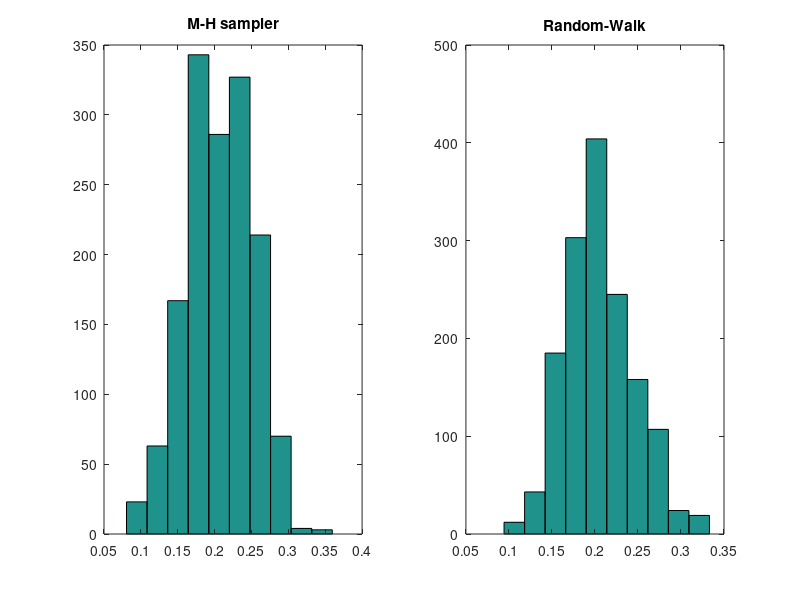

MATLAB code to generate this figure:
%STAT572_HW11_IC.m
%Adam Vaccaro
%Purpose:
%1. Generate hypothesized sample of size 100 from Bernoulli(0.2)
%2. Use a M-H sampler to generate MC of size 2000 whose invariant
%distribution is given by the posterior distribution of theta|Y.  Use later
%1500 MC to calculate mean and variance.
%3. Generate MC from Beta(y+1,n-y+1) using random-walk sampler.  Calculate
%mean and variance.
%4. Compare the histograms in Steps 2 and 3.

%% Step 0 - Set up
addpath(genpath('/Users/ADV/Documents/MATLAB'))
clear all; close all;

%% Step 1 - Generate r.s. of size 100 from Bernoulli(0.2)
n1 = 100; %sample size
U = rand(1,n1); %generate uniform r.s.
X_Bh = zeros(size(U)); %pre-allocate space
X_Bh(U <= 0.2) = 1; %Bernoulli(0.2) hypothesized
Z = sum(X_Bh); %sum of Bernoulli random sample

%% Step 2 - Use M-H sampler to generate MC of size 2000, 
% then burn first 500 and calculate mean and variance
n2 = 2000; %sample size
strg='theta1^z*(1-theta1)^(n-z)';
LIK = inline(strg,'theta1','n','z');
X_mh = zeros(1,n2); %pre-allocate space
X_mh(1) = rand; %initialize chain with uniform random number
rate1 = 0; %initialize acceptance rate
for i = 1:(n2-1)
    % Generate candidate from proposal distribution:
    y_top = min(1,X_mh(i)+.5); %upper bound for candidate
    y_bot = max(0,X_mh(i)-.5); %lower bound for candidate
    y = unifrnd(y_bot,y_top); %candidate
    % Generate a uniform for comparison:
    u = rand;
    num = LIK(y,n1,Z);
    den = LIK(X_mh(i),n1,Z);
    alpha = min(1,num/den); %prob of acceptance
    if u<= alpha %accept
        X_mh(i+1) = y;
        rate1 = rate1 + 1;
    else %reject
        X_mh(i+1) = X_mh(i);
    end
end
rate1 = rate1/n2; %rate of acceptance
X_mh2 = X_mh(501:end); %take later 1500 entries
mean1 = mean(X_mh2); %mean
var1 = var(X_mh2); %variance

%% Step 3 - Generate MC from Beta(Z+1,n-Z+1)
n3 = length(X_mh2); %sample size
 X_rw = zeros(1,n3); %pre-allocate storage space
 X_rw(1) = rand; %initialize with uniform random number
 rate2 = 0; %initialize acceptance rate
 for i = 1:(n3-1)
     %Generate candidate from proposal distribution:
     y = X_rw(i) + (rand-0.5)/(sqrt(12)); y = max(y,0);
     %Generate uniform for comparison:
     u = rand;
     num = betapdf(y,Z+1,n1-Z+1);
     den = betapdf(X_rw(i),Z+1,n1-Z+1);
     alpha = min(1,num/den);
     if u <= alpha
         X_rw(i+1) = y;
         rate2= rate2 + 1;
     else %reject
         X_rw(i+1) = X_rw(i);
     end
 end
 
 rate2 = rate2/n3; %rate of acceptance
 mean2 = mean(X_rw); %mean
 var2 = var(X_rw); %variance
     
 %% Step 4 - Compare histograms
 figure(1); clf;
 subplot(121); hist(X_mh2); title('M-H sampler');
 subplot(122); hist(X_rw); title('Random-Walk');
